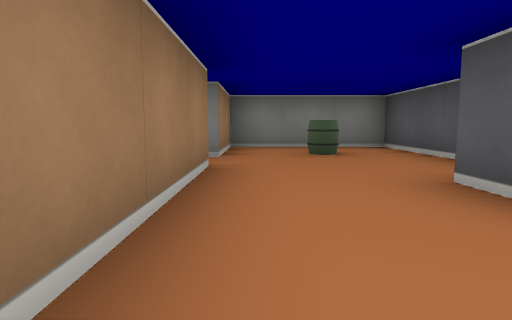
[1] (above)

24 first-person views from a walk through a cub3D ray-caster map. The camera is about half as high as the walls, tilts 6° down and sees 75° across. The floor is counted in squares. Each view is taken from the middle of a square. On the plan, view 1 faces up. The plan holds only what a view shows up to about 9 squares ahead; the rest is blank.

[2]
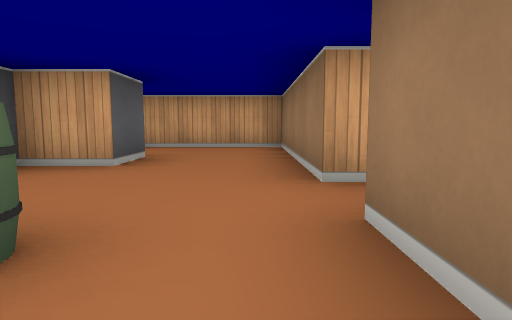

[3]
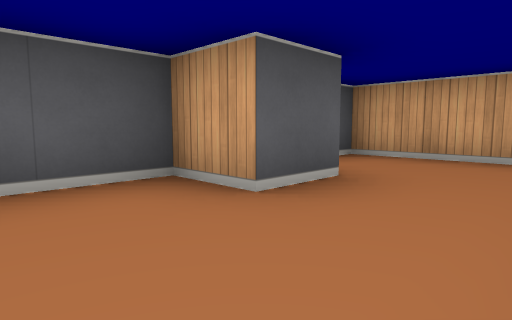

[4]
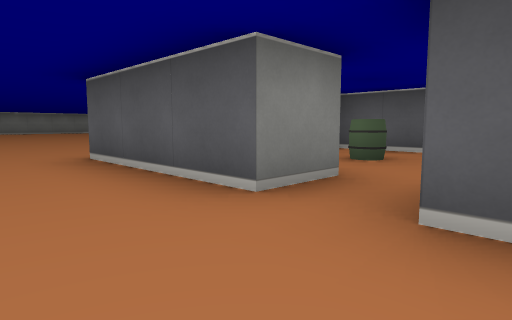

[5]
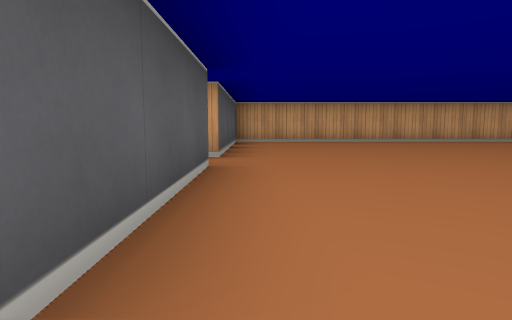

[6]
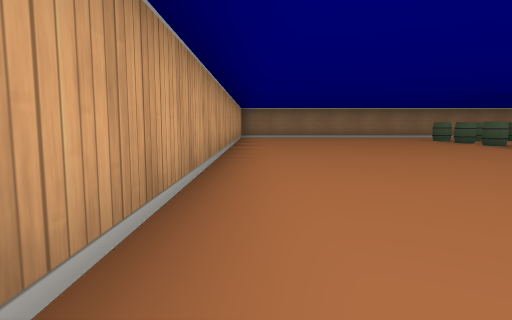

[7]
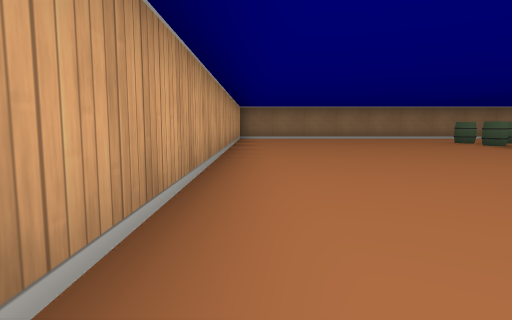

[8]
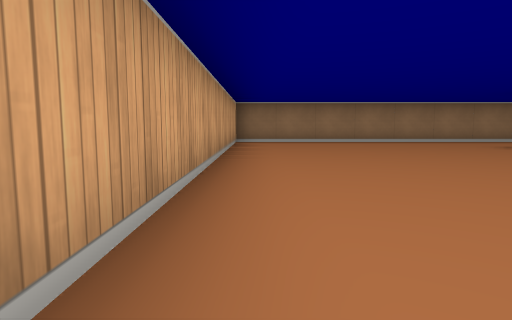

[9]
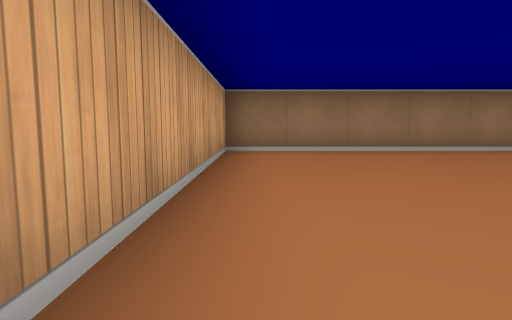

[10]
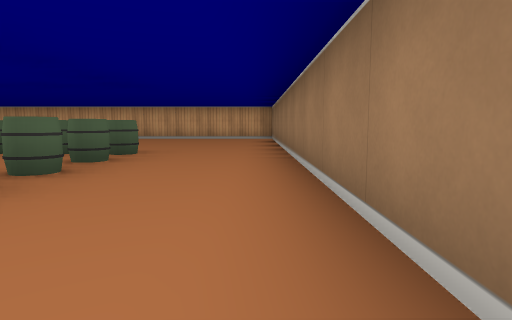

[11]
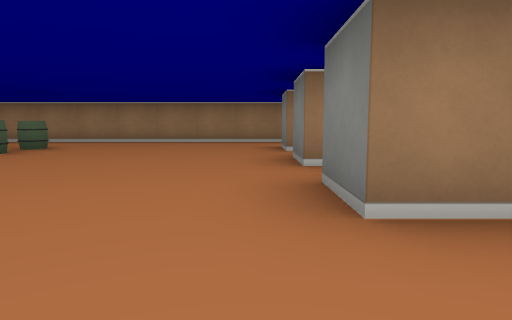

[12]
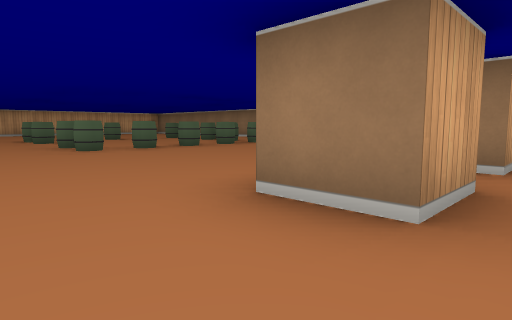

[13]
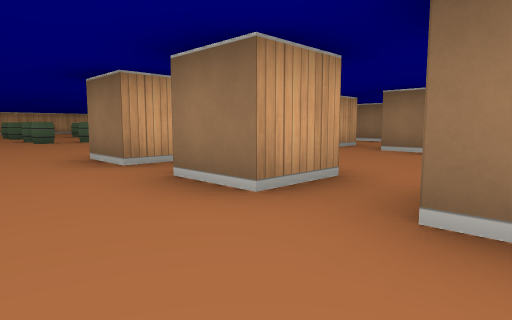

[14]
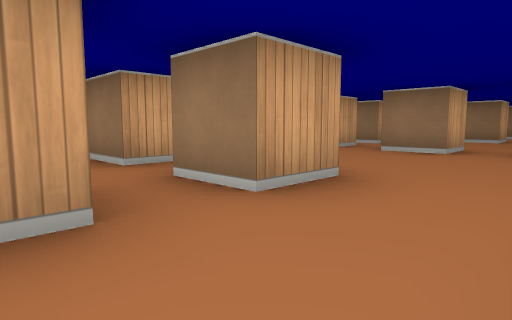

[15]
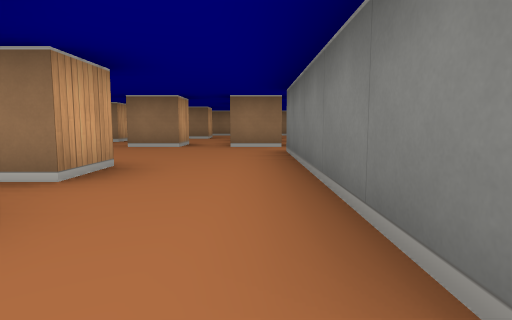

[16]
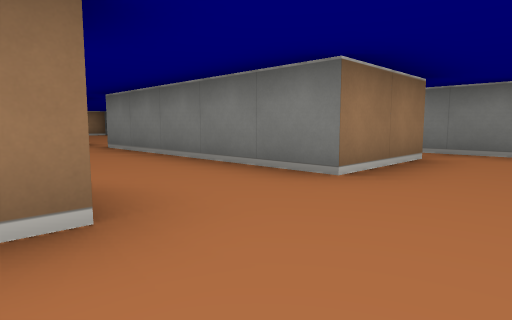

[17]
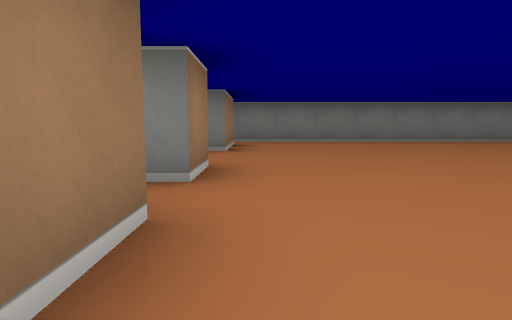

[18]
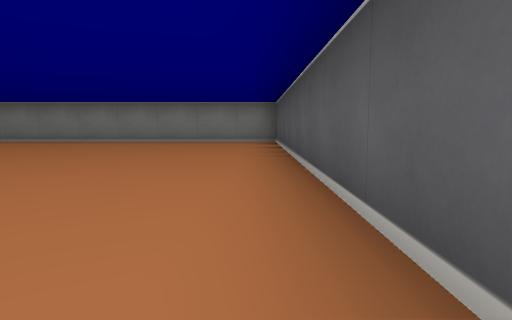

[19]
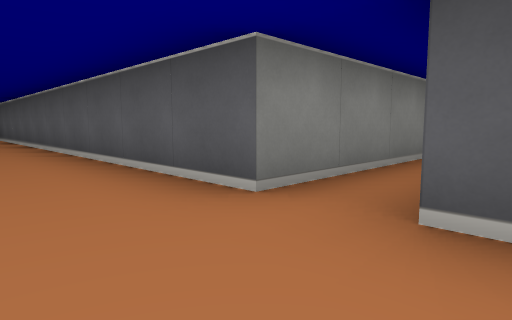

[20]
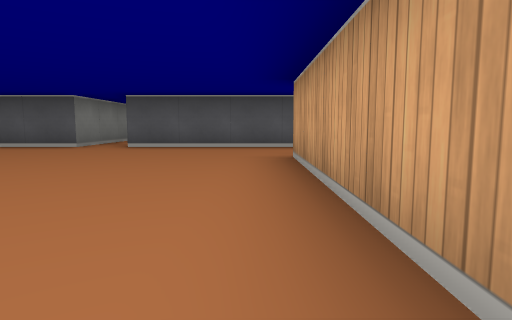

[21]
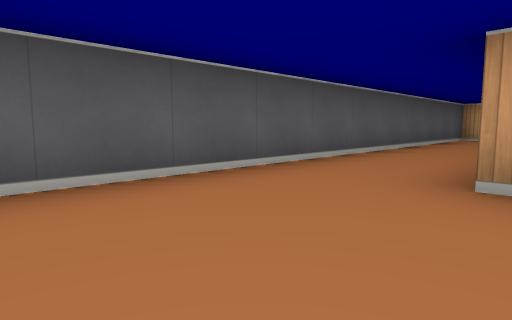

[22]
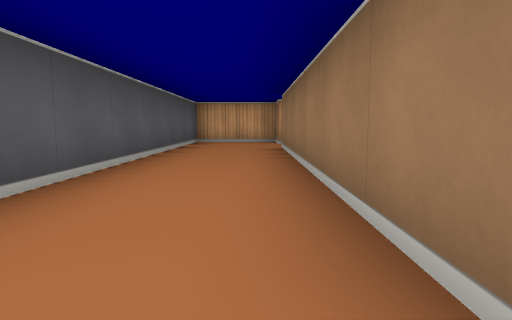

[23]
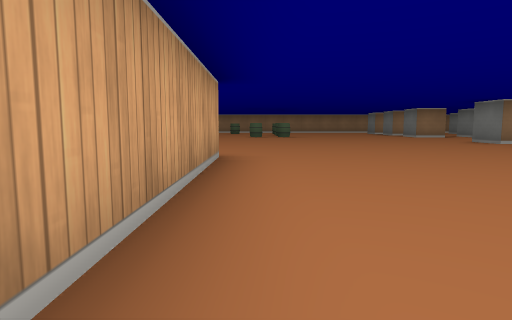

[24]
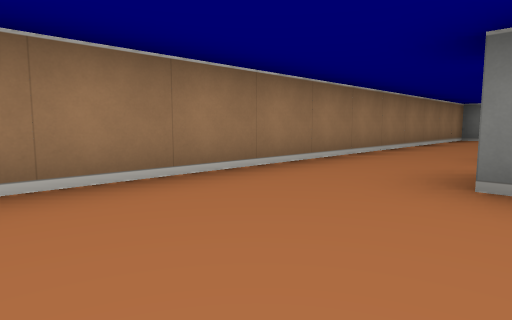

### Floor plan
Points are (right, up) in squares from view 1. A wall is a line through its corners. A room is listed if a view was taken in it or the views show most of it. See-through windows are left out.
Room 1 (views 1, 2, 3)
walls: (-0.5, 3.5) (-0.5, -0.5) (2.5, -0.5) (2.5, -0.1); (1.5, 1.4) (1.5, 2.5) (2.5, 2.5) (2.5, 6.5) (-0.5, 6.5) (-0.5, 4.5)
ways out: opening at (-1, 4) to room 2; opening at (4, 1) to room 2
objects: barrel (1, 5)
Room 2 (views 4, 5, 6, 7, 8, 9, 10, 11, 12, 13, 14, 15, 16, 17, 18, 19, 20, 21, 22, 23, 24)
walls: (-5.1, 14.5) (-4.5, 14.5) (-4.5, 13.5) (-5.5, 13.5); (-2.5, 14.5) (-2.5, 13.5); (-5.6, 16.5) (-4.5, 16.5) (-4.5, 15.5); (-3.6, 16.5) (-3.1, 16.5); (-9.6, 14.5) (-8.5, 14.5) (-8.5, 13.5) (-9.5, 13.5); (-2.5, 16.6) (-2.5, 15.5) (-2.9, 15.5); (-11.1, 14.5) (-10.5, 14.5) (-10.5, 13.5) (-11.5, 13.5); (-9.6, 16.5) (-8.5, 16.5) (-8.5, 15.5); (-12.5, 13.5) (-13.5, 13.5); (-0.5, 4.5) (-1.5, 4.5) (-1.5, 7.5) (3.5, 7.5) (3.5, 1.5); (-8.5, 18.5) (-8.5, 17.5); (-13.6, 14.5) (-12.8, 14.5); (-2.5, 20.6) (-2.5, 18.5) (-7.5, 18.5); (-13.5, 16.5) (-12.5, 16.5) (-12.5, 15.5); (3.5, 0.5) (3.5, -0.5) (5.5, -0.5) (5.5, 10.5); (8.6, 11.5) (5.5, 11.5) (5.5, 21.5) (-2.9, 21.5); (-15.5, 21.4) (-15.5, -0.5) (-1.5, -0.5) (-1.5, 3.5) (-0.5, 3.5)
ways out: opening at (-1, 4) to room 1; opening at (4, 1) to room 1; opening at (-2, 21)
objects: barrel (-13, 5); barrel (-13, 6); barrel (-13, 7); barrel (-13, 9); barrel (-12, 5); barrel (-12, 9); barrel (-11, 5); barrel (-11, 9); barrel (-10, 9); barrel (-9, 5); barrel (-9, 6); barrel (-9, 8); barrel (-9, 9)

Where each view was taken, in squares from view 1:
view 1: 0 up, 0 right, facing up
view 2: 6 up, 0 right, facing down
view 3: 4 up, 0 right, facing down-right
view 4: 3 up, 3 left, facing up-right
view 5: 8 up, 2 left, facing down
view 6: 0 up, 4 left, facing left
view 7: 0 up, 5 left, facing left
view 8: 0 up, 7 left, facing left
view 9: 0 up, 10 left, facing left
view 10: 10 up, 15 left, facing down
view 11: 13 up, 7 left, facing left
view 12: 15 up, 7 left, facing down-left
view 13: 18 up, 7 left, facing down-left
view 14: 18 up, 3 left, facing down-left
view 15: 18 up, 2 left, facing left
view 16: 16 up, 1 left, facing up-left
view 17: 13 up, 2 left, facing up
view 18: 13 up, 5 right, facing up
view 19: 10 up, 4 right, facing up-right
view 20: 8 up, 1 left, facing right
view 21: 10 up, 3 right, facing down-right
view 22: 8 up, 4 right, facing down
view 23: 8 up, 3 right, facing left
view 24: 11 up, 13 left, facing up-left
